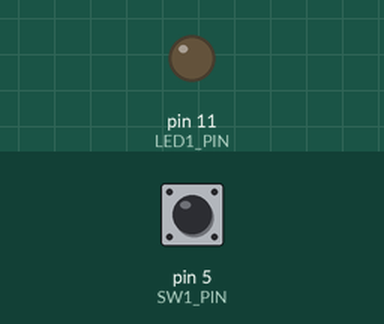
Recording of a sketch running on a simulated Arduino Uno, built with avr-gcc and run on an emulated ATmega328P. On the bench: output pins drawn as LEDs (lit = HIGH). The test bench sets the inputs (shaded band); at power-on: pin 5 (SW1_PIN) HIGH.

Above: at 1.2 s.
1.3 s: pin 5 (SW1_PIN) pulled LOW for 0.15 s
At 1.37 s:
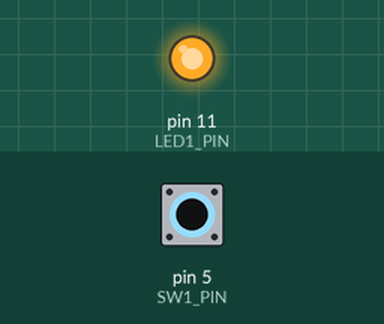
2.9 s: pin 5 (SW1_PIN) pulled LOW for 3.2 s
At 6.7 s:
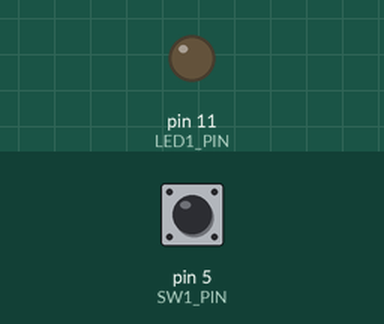
Timing chart, 0 to 8.2 s (numbered marks = the images above; inputs shaded):
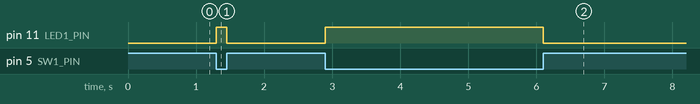

Measured:
- after the input at 1.3 s, pin 11 (LED1_PIN): LOW → HIGH at once, → LOW 0.15 s later
- after the input at 2.9 s, pin 11 (LED1_PIN): LOW → HIGH at once, → LOW 3.2 s later

The sketch:

Lab2S2.ino
```cpp
#define SW1_PIN 5
#define LED1_PIN 11
boolean isSwPressed;

void setup() {
  pinMode(LED1_PIN, OUTPUT);
  pinMode(SW1_PIN, INPUT_PULLUP);
}

void loop() {
  isSwPressed = !digitalRead(SW1_PIN);

  if(isSwPressed){
    digitalWrite(LED1_PIN, HIGH);
  }
  else {
    digitalWrite(LED1_PIN, LOW);
  }
}
```
